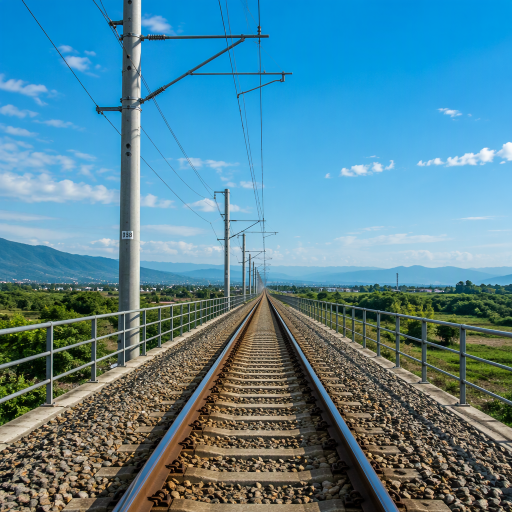
//> input picture 底层算法演示/霍夫变换/assets/railway.png, 1024 x 1024 px (shown at 1/2 size)
$ ./hough_transform -i=../assets/railway.png   (built with g++ and OpenCV 4)
//> lines starting //> are read from the running program, lines starting //| are printed output that depends on the picture; after the words box and inside, x2 and y2 are one past the last pixel; in counts of white or black regions, pixels touching at a corner belong together
/**
 * @file    hough_transform.cpp
 * @brief   霍夫变换演示：标准霍夫直线变换与概率霍夫直线变换。
 * @details 流程：边缘检测 -> 霍夫空间累加 -> 峰值检测 -> 绘制直线/线段。
 * @note    依赖：OpenCV 4.x（core / imgproc / imgcodecs / highgui）
 *          标准 HoughLines 输出 (rho, theta) 参数对，得到的是贯穿全图的直线；
 *          HoughLinesP 直接给出线段端点，并且并行累计、速度更快，工程上更常用。
 *          霍夫圆需要画面中存在圆形目标，本素材（铁路）只有直线，故只演示直线。
 */

#include <algorithm>
#include <cmath>
#include <iomanip>
#include <iostream>
#include <string>
#include <vector>

#include <opencv2/opencv.hpp>
#include <opencv2/core/utils/filesystem.hpp>

namespace {

const int kPanelWidth = 480;
const int kPanelHeight = 360;
const int kTitleHeight = 30;

/** @brief 在若干候选位置中查找素材，便于从不同工作目录运行。 */
std::string locateAsset(const std::string& fileName)
{
    const std::vector<std::string> candidates = {
        "../../assets/" + fileName, "../assets/" + fileName, "assets/" + fileName};
    for (const auto& path : candidates) {
        if (cv::utils::fs::exists(path)) {
            return path;
        }
    }
    return candidates.front();
}

/** @brief 由素材路径推导输出目录：<demo>/assets/x.png -> <demo>/output。 */
std::string outputDirFor(const std::string& inputPath)
{
    std::string dir = inputPath;
    const size_t slash = dir.find_last_of("/\\");
    dir = (slash == std::string::npos) ? "." : dir.substr(0, slash);
    const size_t slash2 = dir.find_last_of("/\\");
    const std::string leaf = (slash2 == std::string::npos) ? dir : dir.substr(slash2 + 1);
    if (leaf == "assets") {
        dir = (slash2 == std::string::npos) ? "." : dir.substr(0, slash2);
    }
    return dir + "/output";
}

/** @brief 等比缩放并居中留白到固定面板。 */
cv::Mat fitPanel(const cv::Mat& image, const std::string& title)
{
    cv::Mat bgr;
    if (image.channels() == 1) {
        cv::cvtColor(image, bgr, cv::COLOR_GRAY2BGR);
    } else {
        bgr = image;
    }
    const double scale =
        std::min(kPanelWidth / static_cast<double>(bgr.cols),
                 kPanelHeight / static_cast<double>(bgr.rows));
    cv::Mat scaled;
    cv::resize(bgr, scaled, cv::Size(), scale, scale, cv::INTER_AREA);
    cv::Mat panel(kPanelHeight + kTitleHeight, kPanelWidth, CV_8UC3, cv::Scalar(255, 255, 255));
    const int x = (kPanelWidth - scaled.cols) / 2;
    const int y = kTitleHeight + (kPanelHeight - scaled.rows) / 2;
    scaled.copyTo(panel(cv::Rect(x, y, scaled.cols, scaled.rows)));
    cv::putText(panel, title, cv::Point(8, 21), cv::FONT_HERSHEY_SIMPLEX, 0.5,
                cv::Scalar(0, 0, 0), 1, cv::LINE_AA);
    return panel;
}

/** @brief 按列数拼接等尺寸面板。 */
cv::Mat montage(const std::vector<cv::Mat>& panels, int cols)
{
    const int rows = static_cast<int>((panels.size() + cols - 1) / cols);
    cv::Mat canvas(rows * panels[0].rows, cols * panels[0].cols, CV_8UC3, cv::Scalar(255, 255, 255));
    for (size_t i = 0; i < panels.size(); ++i) {
        const int r = static_cast<int>(i) / cols;
        const int c = static_cast<int>(i) % cols;
        panels[i].copyTo(canvas(cv::Rect(c * panels[i].cols, r * panels[i].rows,
                                         panels[i].cols, panels[i].rows)));
    }
    return canvas;
}

}  // namespace

/**
 * @brief  主流程：边缘检测 + 两种霍夫直线变换。
 * @param  argc 参数个数。
 * @param  argv 参数列表。
 * @return 0 表示成功，非 0 表示失败。
 */
int main(int argc, char** argv)
{
    const cv::String keys =
        "{help h usage ? |      | 打印帮助信息 }"
        "{i input        |      | 输入图像路径，缺省读取 assets/railway.png }"
        "{o output       |      | 输出图像路径，缺省写入 <目录>/output/hough_transform.png }"
        "{t linesThresh  | 400  | 标准霍夫的累加器阈值 }"
        "{p pThresh      | 180  | 概率霍夫的累加器阈值 }"
        "{d display      | 0    | 是否弹窗显示 (1=显示, 0=不显示) }";

    cv::CommandLineParser parser(argc, argv, keys);
    parser.about("霍夫变换演示: HoughLines + HoughLinesP\n参数请使用 --key=value 形式");
    if (parser.has("help")) {
        parser.printMessage();
        return 0;
    }
    if (!parser.check()) {
        parser.printErrors();
        parser.printMessage();
        return -1;
    }

    std::string inputPath = parser.get<std::string>("input");
    if (inputPath.empty()) {
        inputPath = locateAsset("railway.png");
    }

    const cv::Mat src = cv::imread(inputPath, cv::IMREAD_COLOR);
//> src is the input picture: 1024 rows x 1024 cols, CV_8UC3; mean B, G, R 150.2, 132.7, 83.9
    if (src.empty()) {
        std::cerr << "无法读取图像: " << inputPath << std::endl;
        return -1;
    }

    // 步骤 1：边缘检测。霍夫变换的输入必须是边缘图，阈值的选取直接影响结果数量。
    cv::Mat gray;
    cv::cvtColor(src, gray, cv::COLOR_BGR2GRAY);
    cv::Mat edges;
    cv::Canny(gray, edges, 50, 150, 3);
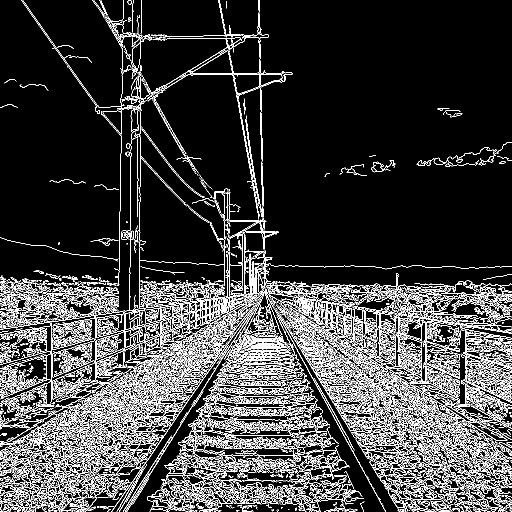
//> edges: 1024 rows x 1024 cols, CV_8UC1 (shown at 1/2 size); 14.6% white in thin lines or dots

    // 步骤 2~4：累加、取峰值并绘制。标准霍夫得到的是无限长直线的参数对。
    std::vector<cv::Vec2f> lines;
    cv::HoughLines(edges, lines, 1.0, CV_PI / 180.0, parser.get<double>("linesThresh"));
//> lines = 17 lines (rho, theta), first 12: [247, 0.02], [25, 2.36], [-4, 2.36], [21, 2.36], [-160, 2.6], [-6, 2.36], [6, 2.36], [279, 0], [-433, 2.97], [23, 2.36], [28, 2.36], [-1, 2.36]
    cv::Mat lineView = src.clone();
    for (const auto& line : lines) {
        const float rho = line[0];
        const float theta = line[1];
        const double cosT = std::cos(theta);
        const double sinT = std::sin(theta);
        const double x0 = cosT * rho;
        const double y0 = sinT * rho;
        // 沿直线方向取足够长的两点，保证画到画面之外。
        const cv::Point p1(cvRound(x0 + 2000 * (-sinT)), cvRound(y0 + 2000 * cosT));
        const cv::Point p2(cvRound(x0 - 2000 * (-sinT)), cvRound(y0 - 2000 * cosT));
        cv::line(lineView, p1, p2, cv::Scalar(0, 0, 255), 2, cv::LINE_AA);
    }
//> this loop made 17 passes
//> (rho, theta, cosT, sinT, x0, y0, p1, p2) on passes 1 to 8: (247, 0.0175, 1, 0.0175, 247, 4.31, Point(212, 2004), Point(282, -1995)), (25, 2.36, -0.707, 0.707, -17.68, 17.68, Point(-1432, -1397), Point(1397, 1432)), (-4, 2.36, -0.707, 0.707, 2.83, -2.83, Point(-1411, -1417), Point(1417, 1411)), (21, 2.36, -0.707, 0.707, -14.85, 14.85, Point(-1429, -1399), Point(1399, 1429)), (-160, 2.6, -0.857, 0.515, 137.1, -82.41, Point(-893, -1797), Point(1167, 1632)), (-6, 2.36, -0.707, 0.707, 4.24, -4.24, Point(-1410, -1418), Point(1418, 1410)), (6, 2.36, -0.707, 0.707, -4.24, 4.24, Point(-1418, -1410), Point(1410, 1418)), (279, 0, 1, 0, 279, 0, Point(279, 2000), Point(279, -2000))
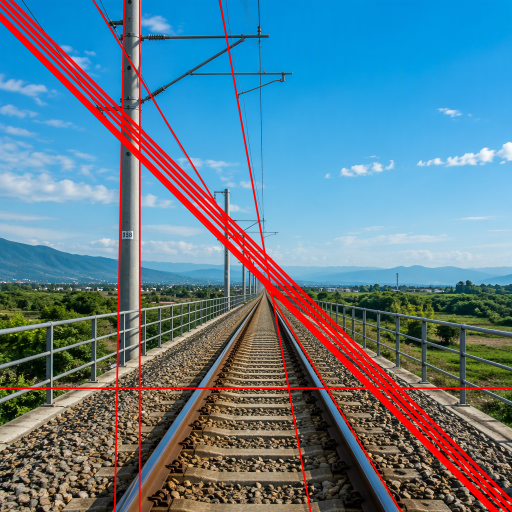
//> lineView: 1024 rows x 1024 cols, CV_8UC3 (shown at 1/2 size); 6.98% of pixels changed, all inside (x1, y1, x2, y2) = (0, 0, 1024, 1024)

    std::vector<cv::Vec4i> segments;
    cv::HoughLinesP(edges, segments, 1.0, CV_PI / 180.0, parser.get<double>("pThresh"), 150.0, 8.0);
//> segments = 111 lines (x1, y1, x2, y2), first 8: [241, 356, 246, 13], [564, 600, 870, 906], [666, 695, 901, 930], [590, 672, 777, 982], [571, 565, 805, 799], [573, 564, 840, 831], [578, 581, 747, 584], [436, 0, 481, 233]
    cv::Mat segmentView = src.clone();
    for (const auto& seg : segments) {
        cv::line(segmentView, cv::Point(seg[0], seg[1]), cv::Point(seg[2], seg[3]),
                 cv::Scalar(0, 255, 0), 2, cv::LINE_AA);
    }
//> this loop made 111 passes
//> seg on passes 1 to 12: [241, 356, 246, 13], [564, 600, 870, 906], [666, 695, 901, 930], [590, 672, 777, 982], [571, 565, 805, 799], [573, 564, 840, 831], [578, 581, 747, 584], [436, 0, 481, 233], [260, 687, 470, 709], [668, 690, 904, 727], [279, 853, 279, 404], [398, 817, 571, 832]
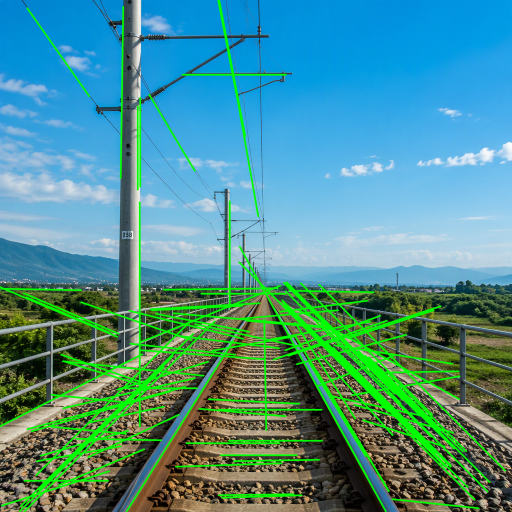
//> segmentView: 1024 rows x 1024 cols, CV_8UC3 (shown at 1/2 size); 10.14% of pixels changed, all inside (x1, y1, x2, y2) = (0, 0, 1013, 1024)

    std::cout << "标准霍夫直线数: " << lines.size() << "\n";
//| 标准霍夫直线数: 17
    std::cout << "概率霍夫线段数: " << segments.size() << "\n";
//| 概率霍夫线段数: 111
    for (size_t i = 0; i < lines.size() && i < 5; ++i) {
        std::cout << "  rho=" << std::fixed << std::setprecision(1) << lines[i][0]
                  << ", theta=" << lines[i][1] * 180.0 / CV_PI << " 度\n";
    }
//> this loop made 5 passes
//|   rho=247.0, theta=1.0 度
//|   rho=25.0, theta=135.0 度
//|   rho=-4.0, theta=135.0 度
//|   rho=21.0, theta=135.0 度
//|   rho=-160.0, theta=149.0 度

    const std::vector<cv::Mat> panels = {
        fitPanel(gray, "gray input"),
        fitPanel(edges, "canny edges"),
        fitPanel(lineView, "HoughLines: " + std::to_string(lines.size())),
        fitPanel(segmentView, "HoughLinesP: " + std::to_string(segments.size()))};
//> in fitPanel, `cv::putText(panel, title, cv::Point(8, 21), cv::FONT_HERSHEY_SIMPLEX, ..`:
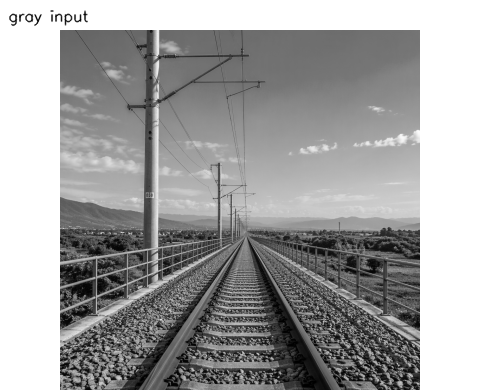
//> panel: 390 rows x 480 cols, CV_8UC3; min 0, max 255, mean 161.3
//> call 2 of fitPanel, with title = "canny edges"
//> in fitPanel (call 2), `cv::cvtColor(image, bgr, cv::COLOR_GRAY2BGR);`: bgr: 1024 rows x 1024 cols, CV_8UC3; 14.6% white in thin lines or dots
//> in fitPanel (call 2), `cv::putText(panel, title, cv::Point(8, 21), cv::FONT_HERSHEY_SIMPLEX, ..`:
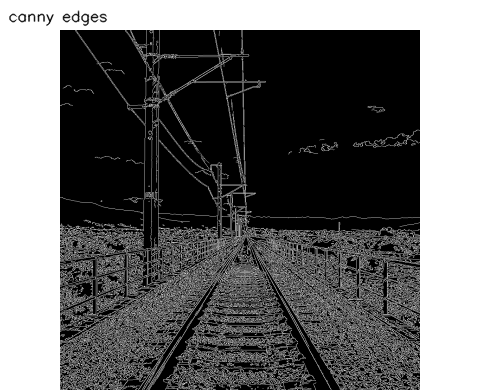
//> panel: 390 rows x 480 cols, CV_8UC3; min 0, max 255, mean 103.9
//> in fitPanel (call 3), `cv::putText(panel, title, cv::Point(8, 21), cv::FONT_HERSHEY_SIMPLEX, ..`: panel: 390 rows x 480 cols, CV_8UC3; mean B, G, R 176.3, 164.7, 143.1
//> call 4 of fitPanel, with title = "HoughLinesP: 111"
//> in fitPanel (call 4), `cv::putText(panel, title, cv::Point(8, 21), cv::FONT_HERSHEY_SIMPLEX, ..`:
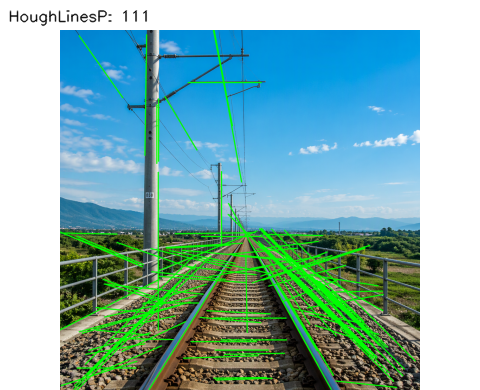
//> panel: 390 rows x 480 cols, CV_8UC3; mean B, G, R 177.2, 178.2, 130.5
    const cv::Mat result = montage(panels, 2);
//> in montage, `const int rows = static_cast<int>((panels.size() + cols - 1) / cols);`: rows = 2
//> in montage, `cv::Mat canvas(rows * panels[0].rows, cols * panels[0].cols, CV_8UC3, ..`: canvas: 780 rows x 960 cols, CV_8UC3; every value is 255
//> the loop in montage, `for (size_t i = 0; i < panels.size(); ++i)` made 4 passes
//> after the loop in montage, `for (size_t i = 0; i < panels.size(); ++i)`:
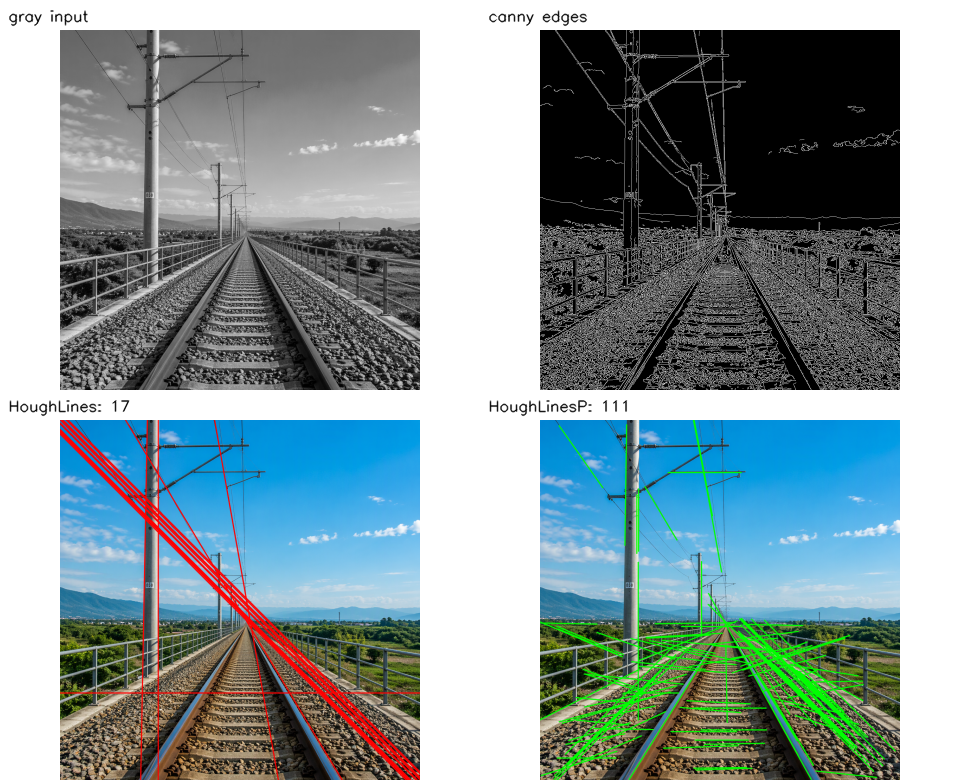
//> canvas: 780 rows x 960 cols, CV_8UC3; mean B, G, R 154.7, 152, 134.7

    std::string outputPath = parser.get<std::string>("output");
    if (outputPath.empty()) {
        const std::string outDir = outputDirFor(inputPath);
        cv::utils::fs::createDirectories(outDir);
        outputPath = outDir + "/hough_transform.png";
    }
    if (!cv::imwrite(outputPath, result)) {
        std::cerr << "无法写入输出图像: " << outputPath << std::endl;
        return -1;
    }
    std::cout << "结果已保存至 " << outputPath << std::endl;

    if (parser.get<int>("display") != 0) {
        cv::imshow("hough transform", result);
        cv::waitKey(0);
    }
    return 0;
}
